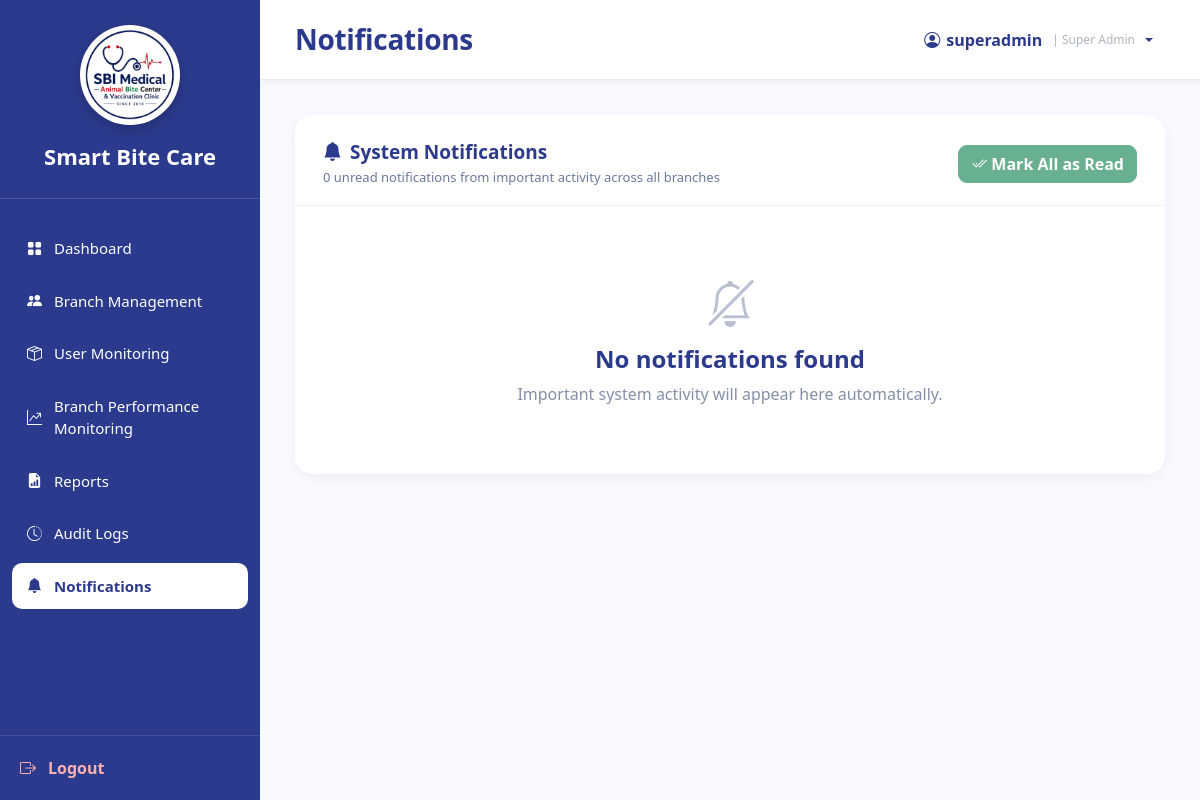
Before: /SuperAdmin_Notifications.php (signed in) with the older database file.
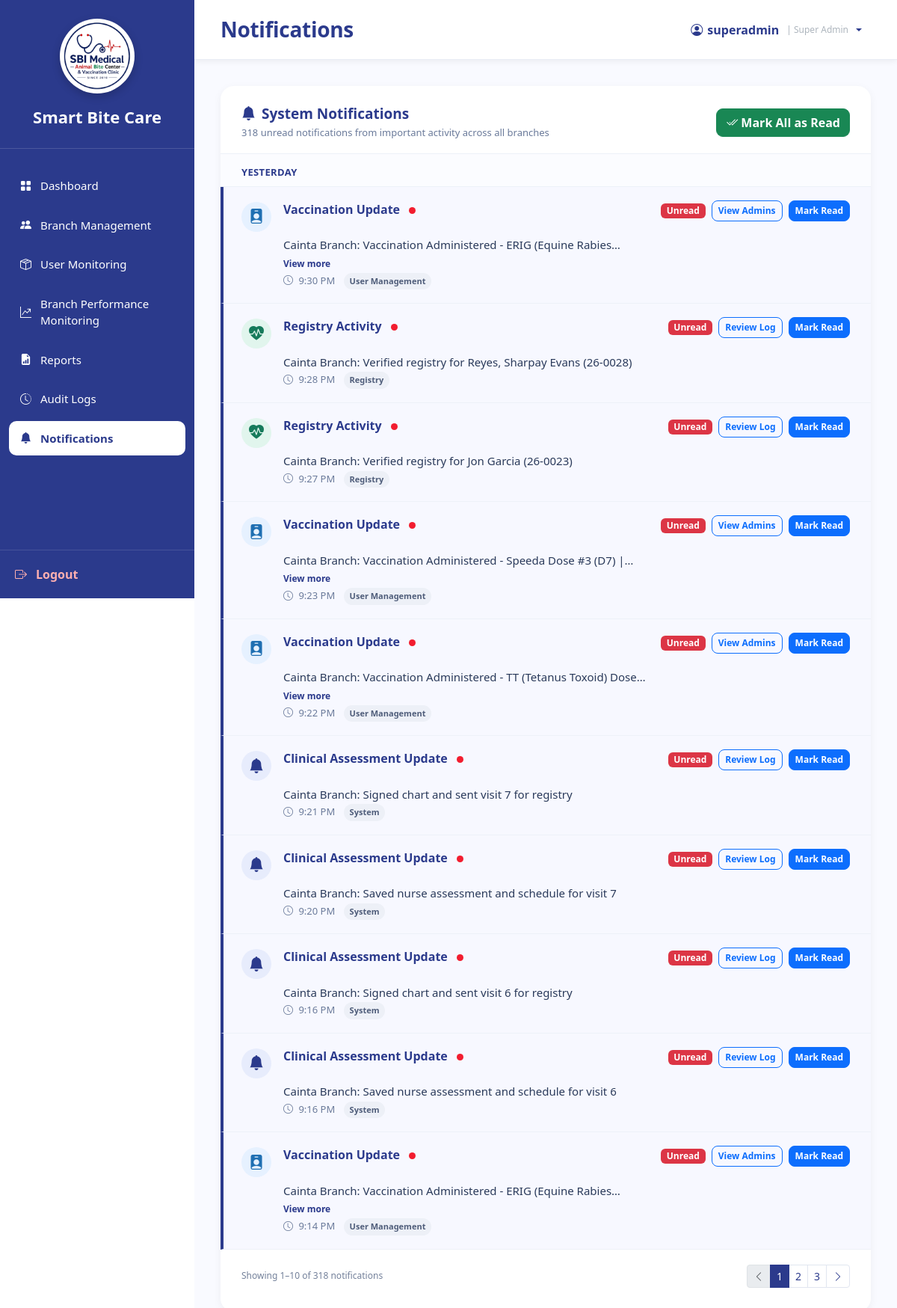
After: the same page with the newer database file.
### tables this page shows
CREATE TABLE `notifications` (
  `notification_id` int(11) NOT NULL,
  `user_id` int(11) NOT NULL,
  `title` varchar(255) DEFAULT NULL,
  `message` text DEFAULT NULL,
  `notification_type` varchar(100) DEFAULT NULL,
  `source_key` varchar(150) DEFAULT NULL,
  `is_read` tinyint(1) DEFAULT 0,
  `created_at` timestamp NOT NULL DEFAULT current_timestamp()
);

### sources/workflow_helpers.php (called while the page is built, shortened)
<?php
function workflowRequireUser(mysqli $conn, int $requiredRole): array
{
    $stmt = $conn->prepare(
        'SELECT u.user_id, u.username, u.branch_id, b.branch_name, r.role_name
         FROM users u
         LEFT JOIN branches b ON b.branch_id = u.branch_id
         LEFT JOIN roles r ON r.role_id = u.role_id
         WHERE u.user_id = ? AND u.status = "Active" LIMIT 1'
    );
    $id = (int)$_SESSION['user_id'];
    $stmt->bind_param('i', $id);
    $stmt->execute();
    $user = $stmt->get_result()->fetch_assoc();
    return $user;
}
function workflowH(string $value): string
{
    return htmlspecialchars($value, ENT_QUOTES, 'UTF-8');
}

### SuperAdmin_Notifications.php (the view, shortened to what this page needs)
<?php
require_once __DIR__ . '/sources/db_connect.php';
require_once __DIR__ . '/sources/workflow_helpers.php';
$user = workflowRequireUser($conn, 1);
$userId = (int)$user['user_id'];
function superAdminNotificationPageUrl(int $page): string
{
    return 'SuperAdmin_Notifications.php?' . http_build_query([
        'page' => max(1, $page),
    ]);
}
function superAdminNotificationDateLabel(string $date): string
{
    $timestamp = strtotime($date);
    $day = date('Y-m-d', $timestamp);
    if ($day === date('Y-m-d', strtotime('-1 day'))) return 'Yesterday';
    return date('F j, Y', $timestamp);
}
function superAdminNotificationTypeLabel(?string $type): string
{
    $value = trim((string)$type);
    $value = str_ireplace(['prediction', 'predictive'], ['forecasting', 'forecast'], $value);
    return ucwords(str_replace(['_', '-'], ' ', $value));
}
function superAdminNotificationPresentation(?string $type, ?string $title): array
{
    $value = strtolower(trim((string)$type . ' ' . (string)$title));
    if (str_contains($value, 'user') || str_contains($value, 'admin') || str_contains($value, 'account')) {
        return ['bi-person-badge-fill', 'user-icon', 'SuperAdmin_CombinedManagement.php?tab=admins', 'View Admins'];
    }
    if (str_contains($value, 'patient') || str_contains($value, 'registry') || str_contains($value, 'vaccin')) {
        return ['bi-heart-pulse-fill', 'health-icon', 'SuperAdmin_AuditLogs.php', 'Review Log'];
    }
    return ['bi-bell-fill', '', 'SuperAdmin_AuditLogs.php', 'Review Log'];
}
$page = max(1, (int)($_GET['page'] ?? 1));
$perPage = 10;
$countStmt = $conn->prepare(
    'SELECT COUNT(*) AS total,
            COALESCE(SUM(CASE WHEN is_read = 0 THEN 1 ELSE 0 END), 0) AS unread
     FROM notifications
     WHERE user_id = ?'
);
$countStmt->bind_param('i', $userId);
$countStmt->execute();
$counts = $countStmt->get_result()->fetch_assoc() ?: [];
$totalRows = (int)($counts['total'] ?? 0);
$unreadCount = (int)($counts['unread'] ?? 0);
$totalPages = max(1, (int)ceil($totalRows / $perPage));
$offset = ($page - 1) * $perPage;
$listStmt = $conn->prepare(
    'SELECT notification_id, title, message, notification_type,
            source_key, is_read, created_at
     FROM notifications
     WHERE user_id = ?
     ORDER BY created_at DESC, notification_id DESC
     LIMIT ? OFFSET ?'
);
$listStmt->bind_param('iii', $userId, $perPage, $offset);
$listStmt->execute();
$notifications = $listStmt->get_result()->fetch_all(MYSQLI_ASSOC);
$groupedNotifications = [];
foreach ($notifications as $notification) {
    $dateLabel = superAdminNotificationDateLabel((string)$notification['created_at']);
    $groupedNotifications[$dateLabel][] = $notification;
}
?>
<!DOCTYPE html>
<html lang="en">
<head>
    <link href="https://cdn.jsdelivr.net/npm/bootstrap@5.3.3/dist/css/bootstrap.min.css" rel="stylesheet" />
    <link rel="stylesheet" href="https://cdn.jsdelivr.net/npm/bootstrap-icons@1.11.3/font/bootstrap-icons.min.css" />
    <link rel="stylesheet" href="sidebar.css" />
</head>
<body>
<div class="sidebar">
    <div class="logo-area">
        <div class="logo-frame">
            <img src="logo.png" alt="Smart Bite Care Logo" class="logo" />
        </div>
        <div class="system-name">Smart Bite Care</div>
    </div>
    <nav class="nav-menu">
        <ul>
            <li><a href="SuperAdmin_Dashboard.php"><i class="bi bi-grid-fill"></i><span>Dashboard</span></a></li>
            <li><a href="SuperAdmin_CombinedManagement.php"><i class="bi bi-people-fill"></i><span>Branch Management</span></a></li>
            <li><a href="SuperAdmin_UserMonitoring.php"><i class="bi bi-box-seam"></i><span>User Monitoring</span></a></li>
            <li><a href="SuperAdmin_BranchPerformanceMonitoring.php"><i class="bi bi-graph-up-arrow"></i><span>Branch Performance Monitoring</span></a></li>
            <li><a href="SuperAdmin_Reports.php"><i class="bi bi-file-earmark-bar-graph-fill"></i><span>Reports</span></a></li>
            <li><a href="SuperAdmin_AuditLogs.php"><i class="bi bi-clock-history"></i><span>Audit Logs</span></a></li>
            <li><a class="active" href="SuperAdmin_Notifications.php"><i class="bi bi-bell-fill"></i><span>Notifications</span></a></li>
        </ul>
    </nav>
    <div class="logout">
        <a href="#" data-bs-toggle="modal" data-bs-target="#logoutConfirmModal">
            <i class="bi bi-box-arrow-right"></i><span>Logout</span>
        </a>
    </div>
</div>
<div class="main">
    <div class="topbar">
        <h3>Notifications</h3>
       <div class="dropdown">
            <button
                class="profile profile-button dropdown-toggle"
                type="button"
                id="superAdminProfileMenu"
                data-bs-toggle="dropdown"
                aria-expanded="false"
            >
                <i class="bi bi-person-circle"></i>
                <span><?php echo htmlspecialchars($_SESSION['username'] ?? 'SUPER ADMIN', ENT_QUOTES, 'UTF-8'); ?></span>
                <span class="profile-role">| Super Admin</span>
            </button>
        </div>
    </div>
    <div class="content">
        <div class="notif-card">
            <div class="notification-toolbar">
                <div>
                    <h4><i class="bi bi-bell-fill me-2"></i>System Notifications</h4>
                    <p>
                        <?php echo number_format($unreadCount); ?> unread notification<?php echo $unreadCount === 1 ? '' : 's'; ?>
                        from important activity across all branches
                    </p>
                </div>
                <form method="post">
                    <button class="btn btn-success" type="submit" <?php echo $unreadCount === 0 ? 'disabled' : ''; ?>>
                        <i class="bi bi-check2-all me-1"></i>Mark All as Read
                    </button>
                </form>
            </div>
            <?php if (!$notifications): ?>
                <div class="empty-state">
                    <i class="bi bi-bell-slash"></i>
                    <h4>No notifications found</h4>
                    <p class="mb-0">Important system activity will appear here automatically.</p>
                </div>
            <?php else: ?>
                <?php foreach ($groupedNotifications as $dateLabel => $items): ?>
                    <div class="notif-day"><?php echo workflowH($dateLabel); ?></div>
                    <?php foreach ($items as $notification): ?>
                        <?php
                        [$icon, $iconClass, $destination, $destinationLabel] =
                            superAdminNotificationPresentation(
                                (string)($notification['notification_type'] ?? ''),
                                (string)($notification['title'] ?? '')
                            );
                        $isUnread = (int)$notification['is_read'] === 0;
                        $notificationId = (int)$notification['notification_id'];
                        ?>
                        <article class="notif-item <?php echo $isUnread ? 'unread' : ''; ?>">
                            <div class="notif-icon <?php echo workflowH($iconClass); ?>">
                                <i class="bi <?php echo workflowH($icon); ?>"></i>
                            </div>
                            <div class="notif-content">
                                <div class="notif-title">
                                    <?php echo workflowH((string)($notification['title'] ?: 'System Notification')); ?>
                                    <?php if ($isUnread): ?><span class="unread-dot" title="Unread"></span><?php endif; ?>
                                </div>
                                <div class="notif-desc" id="notification-message-<?php echo $notificationId; ?>">
                                    <?php echo workflowH((string)($notification['message'] ?? '')); ?>
                                </div>
                                <button
                                    class="view-more-btn"
                                    type="button"
                                    data-message-id="notification-message-<?php echo $notificationId; ?>"
                                    aria-expanded="false"
                                >View more</button>
                                <div class="notif-time">
                                    <i class="bi bi-clock me-1"></i>
                                    <?php echo workflowH(date('g:i A', strtotime((string)$notification['created_at']))); ?>
                                    <span class="type-pill">
                                        <?php echo workflowH(superAdminNotificationTypeLabel((string)($notification['notification_type'] ?? ''))); ?>
                                    </span>
                                </div>
                            </div>
                            <div class="notif-actions">
                                <span class="badge <?php echo $isUnread ? 'text-bg-danger' : 'text-bg-success'; ?>">
                                    <?php echo $isUnread ? 'Unread' : 'Read'; ?>
                                </span>
                                <?php if ($destination !== ''): ?>
                                    <a class="btn btn-sm btn-outline-primary" href="<?php echo workflowH($destination); ?>">
                                        <?php echo workflowH($destinationLabel); ?>
                                    </a>
                                <?php endif; ?>
                                <?php if ($isUnread): ?>
                                    <form method="post">
                                        <button class="btn btn-sm btn-primary" type="submit">Mark Read</button>
                                    </form>
                                <?php endif; ?>
                            </div>
                        </article>
                    <?php endforeach; ?>
                <?php endforeach; ?>
            <?php endif; ?>
            <?php if ($totalRows > 0): ?>
                <div class="view-all-wrap">
                    <div class="results-count">
                        Showing <?php echo $offset + 1; ?>–<?php echo min($offset + $perPage, $totalRows); ?>
                        of <?php echo number_format($totalRows); ?> notifications
                    </div>
                    <?php if ($totalPages > 1): ?>
                        <nav aria-label="Notification pages">
                            <ul class="pagination pagination-sm">
                                <li class="page-item <?php echo $page <= 1 ? 'disabled' : ''; ?>">
                                    <a class="page-link" href="<?php echo $page > 1 ? workflowH(superAdminNotificationPageUrl($page - 1)) : '#'; ?>" aria-label="Previous">
                                        <i class="bi bi-chevron-left"></i>
                                    </a>
                                </li>
                                <?php
                                $startPage = max(1, $page - 2);
                                $endPage = min($totalPages, $page + 2);
                                for ($pageNumber = $startPage; $pageNumber <= $endPage; $pageNumber++):
                                ?>
                                    <li class="page-item <?php echo $pageNumber === $page ? 'active' : ''; ?>">
                                        <a class="page-link" href="<?php echo workflowH(superAdminNotificationPageUrl($pageNumber)); ?>">
                                            <?php echo $pageNumber; ?>
                                        </a>
                                    </li>
                                <?php endfor; ?>
                                <li class="page-item <?php echo $page >= $totalPages ? 'disabled' : ''; ?>">
                                    <a class="page-link" href="<?php echo $page < $totalPages ? workflowH(superAdminNotificationPageUrl($page + 1)) : '#'; ?>" aria-label="Next">
                                        <i class="bi bi-chevron-right"></i>
                                    </a>
                                </li>
                            </ul>
                        </nav>
                    <?php endif; ?>
                </div>
            <?php endif; ?>
        </div>
    </div>
</div>
</body>
</html>

### sidebar.css (style rules this page uses)
:root { --primary:#2B3A8C; --accent:#F21D2F; --bg:#F2F2F2; --white:#fff; }
.sidebar { width:260px; height:100vh; height:100dvh; min-height:0; background:var(--primary); display:flex; flex-direction:column; color:white; position:fixed; left:0; top:0; overflow:hidden; z-index:1000; box-sizing:border-box; }
.sidebar * { box-sizing:border-box; }
.logo-area { padding:25px 20px; border-bottom:1px solid rgba(255,255,255,.15); text-align:center; flex-shrink:0; }
.logo { width: 90px; height: 90px; display: block; object-fit: contain; }
.logo-frame { width: 100px; height: 100px; margin: 0 auto; border-radius: 50%; background: #fff; display: flex; align-items: center; justify-content: center; overflow: hidden; box-shadow: 0 4px 12px rgba(0,0,0,.2); border: 3px solid rgba(255,255,255,.3); }
.system-name { margin-top:15px; font-size:22px; font-weight:700; }
.nav-menu { margin-top:20px; flex:1; min-height:0; padding-bottom:10px; overflow-x:hidden; overflow-y:auto; overscroll-behavior:contain; scrollbar-width:thin; scrollbar-color:rgba(255,255,255,.45) transparent; -webkit-overflow-scrolling:touch; }
.nav-menu ul { list-style:none; padding:0; margin:0; }
.nav-menu li { margin:6px 12px; }
.nav-menu a { color:white; text-decoration:none; display:flex; align-items:center; gap:12px; padding:12px 15px; border-radius:10px; transition:.25s; font-size:15px; }
.nav-menu a.active { background:white; color:var(--primary); font-weight:600; }
.logout { padding:20px; flex-shrink:0; border-top:1px solid rgba(255,255,255,.12); background:var(--primary); }
.logout a { color:#ffb0b0; text-decoration:none; display:flex; align-items:center; gap:12px; font-weight:600; }

Changed rows visible on the page:
added notifications: created_at "YESTERDAY", title "Vaccination Update", is_read 0 (drawn), message "Cainta Branch: Vaccination Administered - ERIG (Equine…", created_at "9:14 PM", notification_type "User Management", destinationLabel "View Admins"
added notifications: title "Vaccination Update", is_read 0 (drawn), message "Cainta Branch: Vaccination Administered - ERIG (Equine…", created_at "9:30 PM", notification_type "User Management", destinationLabel "View Admins", shown under "YESTERDAY"
added notifications: title "Registry Activity", is_read 0 (drawn), message "Cainta Branch: Verified registry for Reyes, Sharpay Evans (26-0028)", created_at "9:28 PM", notification_type "Registry", destinationLabel "Review Log", shown under "YESTERDAY"
added notifications: title "Registry Activity", is_read 0 (drawn), message "Cainta Branch: Verified registry for Jon Garcia (26-0023)", created_at "9:27 PM", notification_type "Registry", destinationLabel "Review Log", shown under "YESTERDAY"
added notifications: title "Vaccination Update", is_read 0 (drawn), message "Cainta Branch: Vaccination Administered - Speeda Dose #3 (D7)…", created_at "9:23 PM", notification_type "User Management", destinationLabel "View Admins", shown under "YESTERDAY"
added notifications: title "Vaccination Update", is_read 0 (drawn), message "Cainta Branch: Vaccination Administered - TT (Tetanus Toxoid)…", created_at "9:22 PM", notification_type "User Management", destinationLabel "View Admins", shown under "YESTERDAY"
added notifications: title "Clinical Assessment Update", is_read 0 (drawn), message "Cainta Branch: Signed chart and sent visit 7 for registry", created_at "9:21 PM", notification_type "System", destinationLabel "Review Log", shown under "YESTERDAY"
added notifications: title "Clinical Assessment Update", is_read 0 (drawn), message "Cainta Branch: Saved nurse assessment and schedule for visit 7", created_at "9:20 PM", notification_type "System", destinationLabel "Review Log", shown under "YESTERDAY"
added notifications: title "Clinical Assessment Update", is_read 0 (drawn), message "Cainta Branch: Signed chart and sent visit 6 for registry", created_at "9:16 PM", notification_type "System", destinationLabel "Review Log", shown under "YESTERDAY"
added notifications: title "Clinical Assessment Update", is_read 0 (drawn), message "Cainta Branch: Saved nurse assessment and schedule for visit 6", created_at "9:16 PM", notification_type "System", destinationLabel "Review Log", shown under "YESTERDAY"
Other visible differences:
$unreadCount: "0" → "318"
$offset + 1: (not shown) → "1"
min($offset + $perPage, $totalRows): (not shown) → "10"
$totalRows: (not shown) → "318"
text no longer shown: "No notifications found Important system activity will appear here automatically."
text now shown: "Showing – of notifications"
new list line: "1"
new list line: "2"
new list line: "3"
